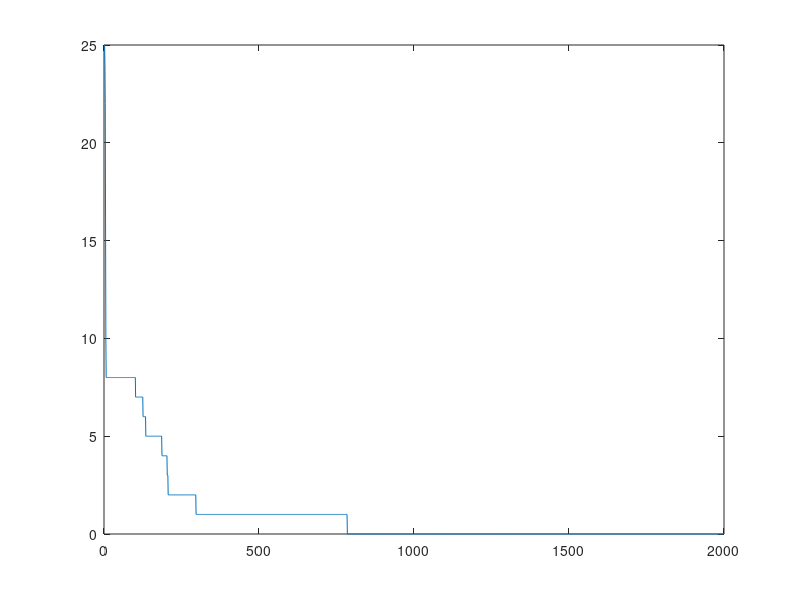

Write the MATLAB code that produced this figure.


% if we change eta to smaller values we need to increase epochs alot
% backdrop will converge eventually, but it depends on the eta if it will
% be fast or not. Too large eta will converge fast, but may start
% oscillating, too small eta will converge but slowly


patterns=eye(8)*2-1
targets=patterns

X = [patterns; ones(1,8)];
T = targets;

% generera vikt verktor random element n?ra 0.  

eta = 0.05;
alpha = 0.9;
hidden = 3;
[insize, ndata] = size(patterns);
[outsize, ndata] = size(targets);


w = rand(hidden,(insize+1))* 2/sqrt(insize) - 1/sqrt(insize);
v = rand(outsize,hidden+1)* 2/sqrt(insize) - 1/sqrt(insize);


dv = zeros(outsize,(hidden+1));
dw = zeros(hidden,(insize+1));

epoch = 2000; 

%DELTA REGELN
%dW = -n*(W*X - T)*X.';

error=(1:epoch);

for i = 1:epoch
    
    %FORWARD
    
    hin = w * X; % weights * input = weighted inputs
    hout = [2 ./ (1+exp(-hin)) - 1 ; ones(1,ndata)]; % apply transfer func and add ones for bias
    oin = v * hout;
    out = 2 ./ (1+exp(-oin)) - 1;
    
    if i<2000 
          hout
          v
          out
    end
    
    %BACKWARD, here we do all the derivative math
    delta_o = (out - targets) .* ((1 + out) .* (1 - out)) * 0.5;
    delta_h = (v' * delta_o) .* ((1 + hout) .* (1 - hout)) * 0.5;
    delta_h = delta_h(1:hidden, :);
    
    %UPDATE WEIGHTS, here we apply the momentum
    dw = (dw .* alpha) - (delta_h * X') .* (1-alpha); %momentum - (Alpha*old sw)
    dv = (dv .* alpha) - (delta_o * hout') .* (1-alpha);
    
    %Update the weights with learning rate
    w = w + dw .* eta;
    v = v + dv .* eta;
   
    
    error(i) = sum(sum(abs(sign(out) - targets)./2));
    
    %Error expalined:
    %1: sign(out) - targets = if both are same sign, we get 0 => zero error
    %2: /2 => because if different sign we'll get 1--1 = 2 but we just want
    %to count it as 1 error, therefore /2
    %3: we then sum each row for it self
    %4: now we have a vector with numbers
    %5: the second sum sums the vector
    
    
    %ENCODER: the network found such weights that we got the desired
    %pattern in the output. 
    
    %Elements in the diagonal are positive because
    %the weights are chosen by the network so that they cancel out any
    %negative terms.
    
    %Other elements should be negative so the network chooses such weights
    %so that the negative values cancel out the positive.
    
    %Could be someting to do with binary. The hidden layer can store 2^3
    %values which is 8 and is the maximum required.
end


plot(error)






